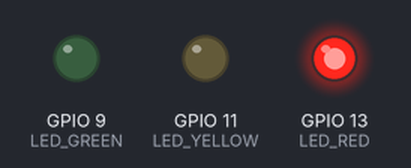
Recording of a sketch running on a simulated ESP32. On the bench: output pins drawn as LEDs (lit = HIGH). What the sketch prints to the serial monitor is not drawn.

Above: at 3.0 s.
At 8.0 s:
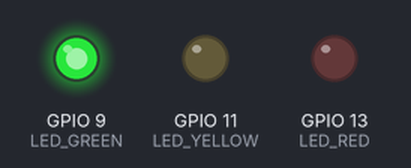
At 11.0 s:
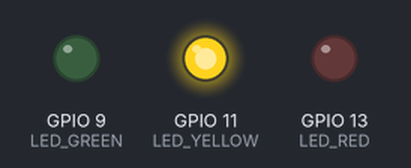
Timing chart, 0 to 15.6 s (numbered marks = the images above):
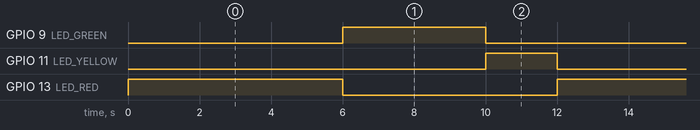

The sketch:

sketch_oct28a.ino
```cpp
// Código para semaforo em ESP32

#define LED_RED 13
#define LED_YELLOW 11
#define LED_GREEN 9

class Semaforo {
  private:
    unsigned long previousMillis = 0;
    int intervalo = 1000;
    int8_t state = 0;

  public:

  bool delayMillis(int interval) {
    intervalo = interval;
    unsigned long currentMillis = millis();
    if (currentMillis - previousMillis >= intervalo) {
      previousMillis = currentMillis;
      return true;
    } else {
      return false;
    }
  }

  void red(){
    digitalWrite(LED_RED, HIGH);
    digitalWrite(LED_YELLOW, LOW);
    digitalWrite(LED_GREEN, LOW);
  }

  void yellow(){
    digitalWrite(LED_RED, LOW);
    digitalWrite(LED_YELLOW, HIGH);
    digitalWrite(LED_GREEN, LOW);
  }

  void green(){
    digitalWrite(LED_RED, LOW);
    digitalWrite(LED_YELLOW, LOW);
    digitalWrite(LED_GREEN, HIGH);
  }

  void working(){
    while (!delayMillis(6000) && state == 0){
      red();
      Serial.println("Red Light");
    }
    state = 1;
    while (!delayMillis(4000)&& state == 1){
      green();
      Serial.println("Green Light");
    }
    state = 2;

    while (!delayMillis(2000) && state == 2){
      yellow();
      Serial.println("Yellow Light");
    }

    state = 0;

  }


};

Semaforo semaforo;

void setup()  {
  Serial.begin(115200);
  pinMode(LED_RED, OUTPUT);
  pinMode(LED_YELLOW, OUTPUT);
  pinMode(LED_GREEN, OUTPUT);

}

void loop()  {
  semaforo.working();
}
```

Measured:
- by itself, GPIO 9 (LED_GREEN): alternates HIGH for 4.0 s and LOW for 8.0 s
- by itself, GPIO 11 (LED_YELLOW): alternates HIGH for 2.0 s and LOW for 10.0 s
- by itself, GPIO 13 (LED_RED): alternates HIGH for 6.0 s and LOW for 6.0 s
